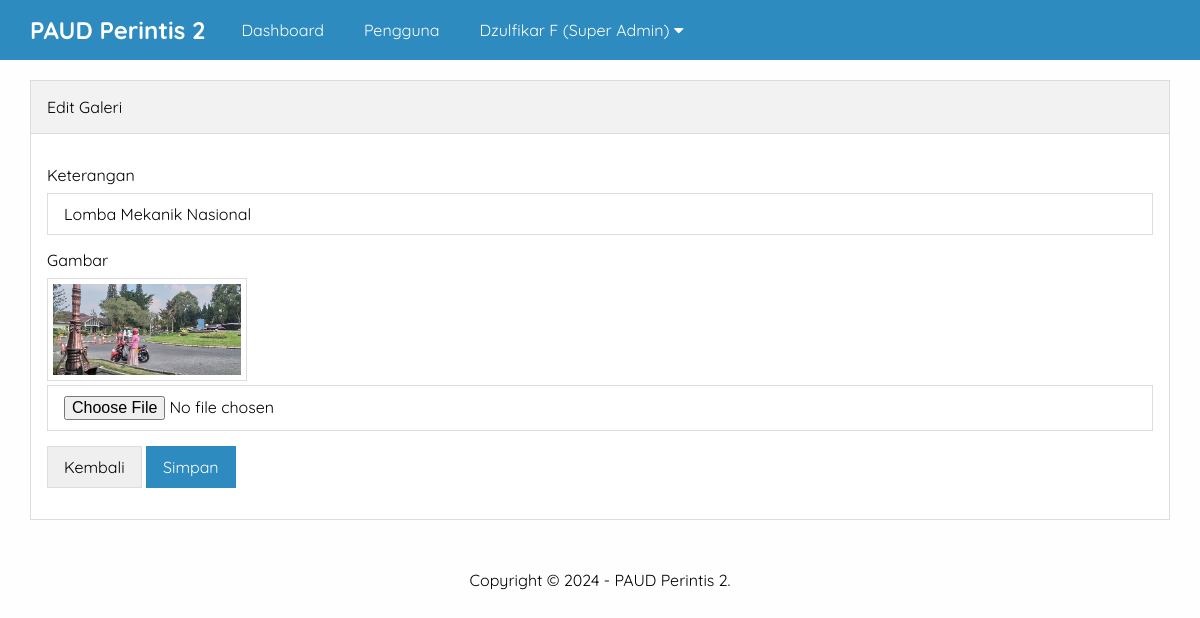
The page /sekolah/admin/edit-galeri.php?id=2 (signed in) on the database its author committed.
### tables this page shows
CREATE TABLE `pengaturan` (
  `id` int(11) NOT NULL,
  `nama` varchar(50) NOT NULL,
  `email` varchar(50) NOT NULL,
  `telepon` varchar(20) NOT NULL,
  `alamat` text NOT NULL,
  `logo` varchar(50) NOT NULL,
  `favicon` varchar(50) NOT NULL,
  `tentang_sekolah` text NOT NULL,
  `foto_sekolah` varchar(50) NOT NULL,
  `google_maps` text NOT NULL,
  `nama_kepsek` varchar(50) NOT NULL,
  `foto_kepsek` varchar(50) NOT NULL,
  `sambutan_kepsek` text NOT NULL,
  `created_at` timestamp NOT NULL DEFAULT current_timestamp(),
  `updated_at` datetime DEFAULT NULL
);

CREATE TABLE `galeri` (
  `id` int(11) NOT NULL,
  `foto` varchar(50) NOT NULL,
  `keterangan` varchar(50) NOT NULL,
  `created_at` timestamp NOT NULL DEFAULT current_timestamp(),
  `updated_at` datetime DEFAULT NULL
);

### sekolah/admin/edit-galeri.php (the view, shortened to what this page needs)
<?php include 'header.php' ?>
<?php
	$galeri 	= mysqli_query($conn, "SELECT * FROM galeri WHERE id = '".$_GET['id']."' ");
	$p 			= mysqli_fetch_object($galeri);
?>
		<div class="content">
			<div class="container">
				<div class="box">
					<div class="box-header">
						Edit Galeri
					</div>
					<div class="box-body">
						<form action="" method="POST" enctype="multipart/form-data">
							<div class="form-group">
								<label>Keterangan</label>
								<input type="text" name="keterangan" placeholder="Keterangan" value="<?= $p->keterangan ?>" class="input-control" required>
							</div>
							<div class="form-group">
								<label>Gambar</label>
								<img src="../uploads/galeri/<?= $p->foto ?>" width="200px" class="image">
								<input type="file" name="gambar" class="input-control">
							</div>
							<button type="button" class="btn" onclick="window.location = 'galeri.php'">Kembali</button>
							<input type="submit" name="submit" value="Simpan" class="btn btn-blue">
						</form>
					</div>
				</div>
			</div>
		</div>
<?php include 'footer.php' ?>

### sekolah/admin/header.php (shortened to what this page needs)
<?php
	include '../koneksi.php';
	$identitas = mysqli_query($conn, "SELECT * FROM pengaturan ORDER BY id DESC LIMIT 1");
	$d = mysqli_fetch_object($identitas);
?>
<!DOCTYPE html>
<html>
	<head>
		<link rel="stylesheet" type="text/css" href="../assets/css/style.css">
		<link rel="stylesheet" href="https://cdnjs.cloudflare.com/ajax/libs/font-awesome/5.15.3/css/all.min.css" />
	</head>
	<body class="bg-light">
		<div class="navbar">
			<div class="container">
				<h2 class="nav-brand float-left"><a href="index.php"><?= $d->nama ?></a></h2>
				<ul class="nav-menu float-left">
					<li><a href="index.php">Dashboard</a></li>
					<?php if($_SESSION['ulevel'] == 'Super Admin'){ ?>
						<li><a href="pengguna.php">Pengguna</a></li>
					<?php } ?>
					<li>
						<a href="#"><?= $_SESSION['uname'] ?> (<?= $_SESSION['ulevel'] ?>) <i class="fa fa-caret-down"></i></a>
					</li>
				</ul>
			</div>
		</div>

### sekolah/admin/footer.php
		<div class="footer">
			<div class="container text-center">
    		Copyright &copy; <?= date('Y') ?> - <?= $d->nama ?>.
			</div>
		</div>
	</body>
</html>

### sekolah/assets/css/style.css (style rules this page uses)
* { margin:0; padding:0; font-family: 'Quicksand', sans-serif; box-sizing: border-box; }
a { text-decoration: none; }
.float-left { float:left; }
.container { width: 1140px; margin:0 auto; }
.container::after { content: ""; display: block; clear: both; }
.bg-light { background-color: #fefefe; }
.box { border:1px solid #ddd; background-color: #fff; }
.box-header { padding:16px; border-bottom:1px solid #ddd; background-color: #f2f2f2; }
.box-body { padding:16px; }
form { margin:15px 0; }
.form-group { margin-bottom: 15px; }
.form-group label { display: block; margin-bottom: 8px; }
.form-group .input-control { padding:10px 16px; width: 100%; font-size: 16px; border:1px solid #ddd; }
.btn { border:1px solid #ddd; padding:10px 16px; font-size: 16px; }
.btn-blue { background-color: #2E8BC0; color: #fff; border:1px solid #2E8BC0; }
.text-center { text-align: center !important; }
.navbar { height: 60px; width: 100%; background-color: #2E8BC0; position: fixed; top: 0; z-index: 1000; }
.navbar a { color: #fff; }
.nav-brand { display: inline-block; padding:15px 0; margin-right: 16px; }
.nav-menu { display: flex; list-style: none; }
.nav-menu li a { padding:20px; display: inline-block; }
.content { padding:80px 0 30px 0; }
.footer { padding:20px 0; }
.image { border:1px solid #ddd; padding:5px; }

### rows shown on the page
pengaturan: nama "PAUD Perintis 2"
galeri: keterangan "Lomba Mekanik Nasional", foto (picture)

### other values the page prints
$_SESSION['uname'] "Dzulfikar F"
$_SESSION['ulevel'] "Super Admin"
